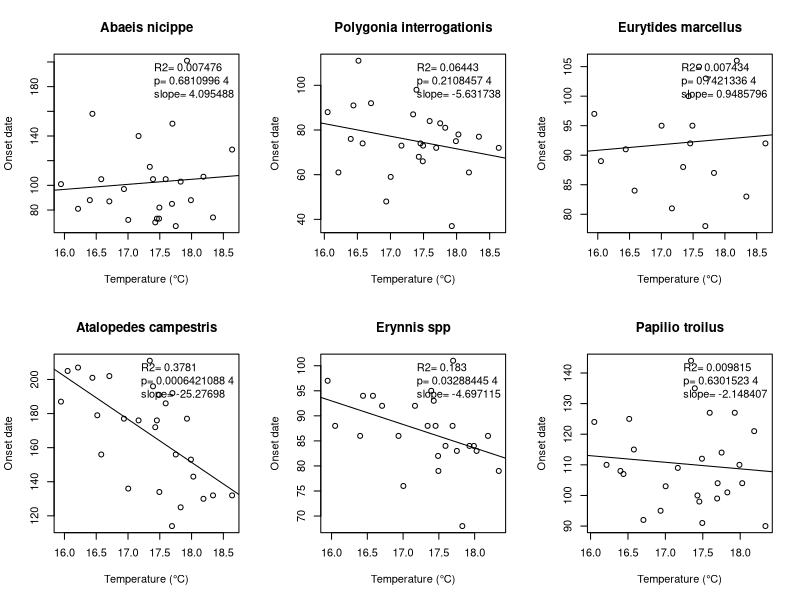
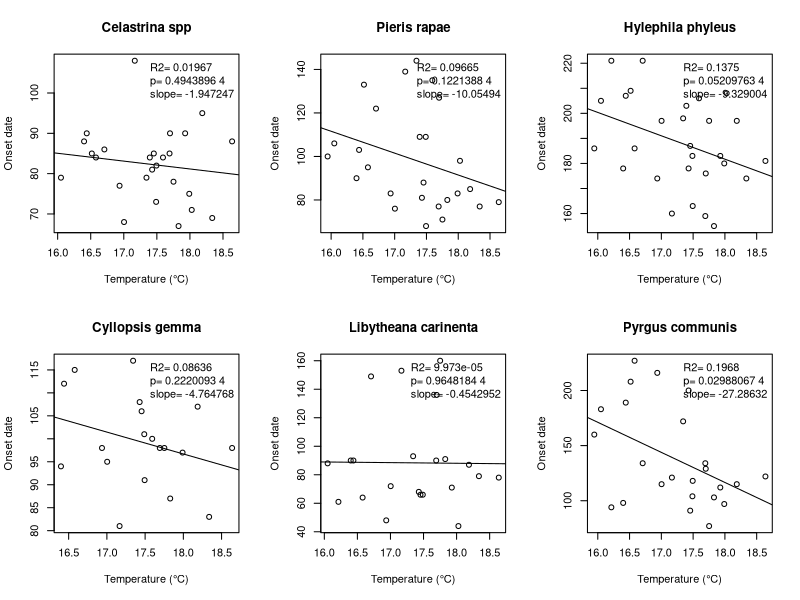
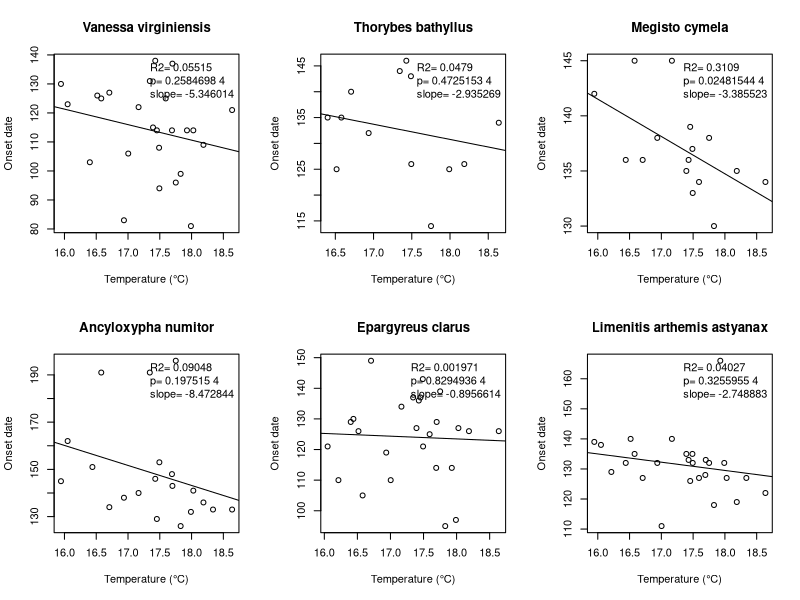
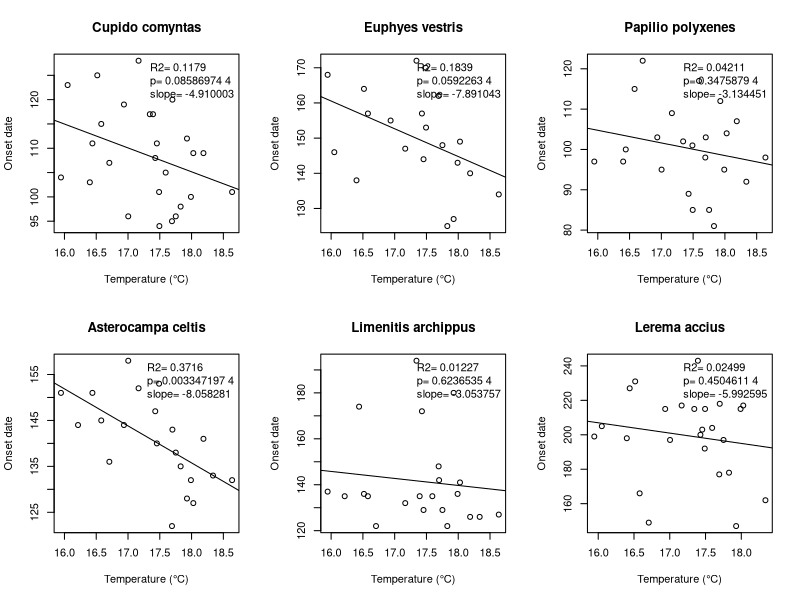
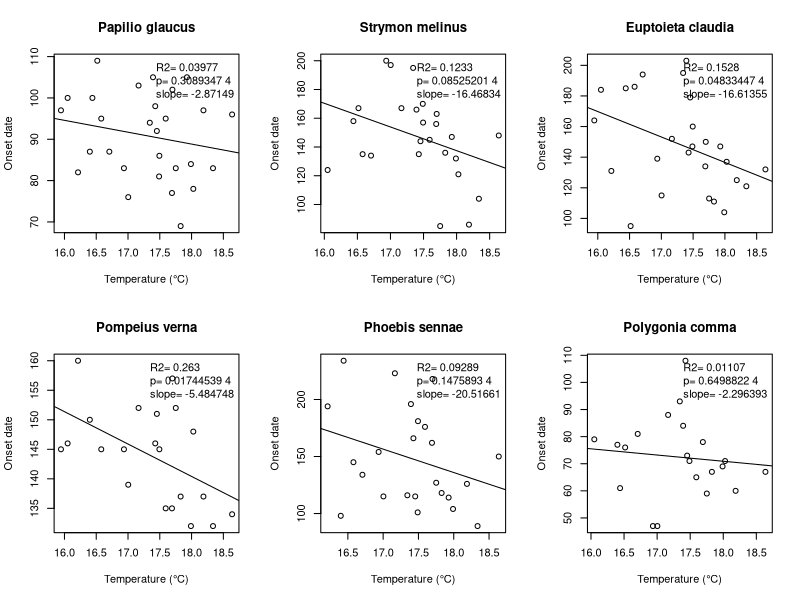
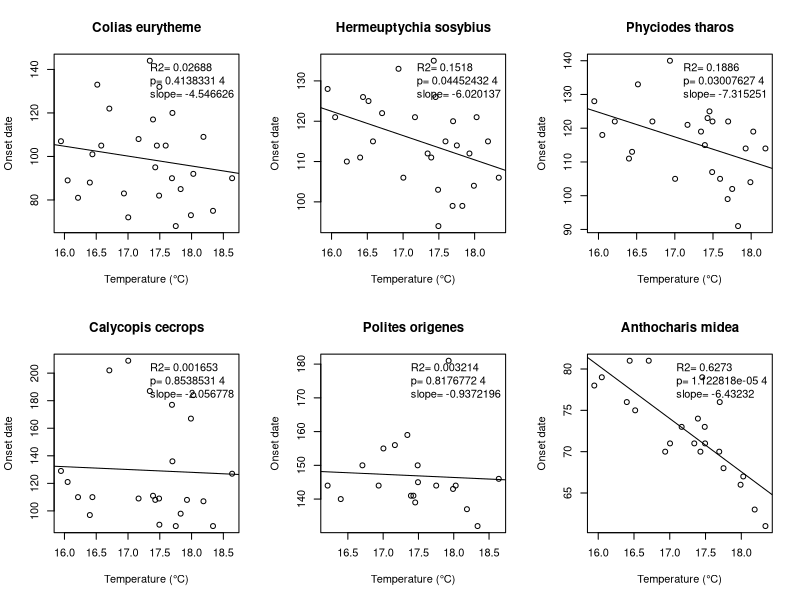
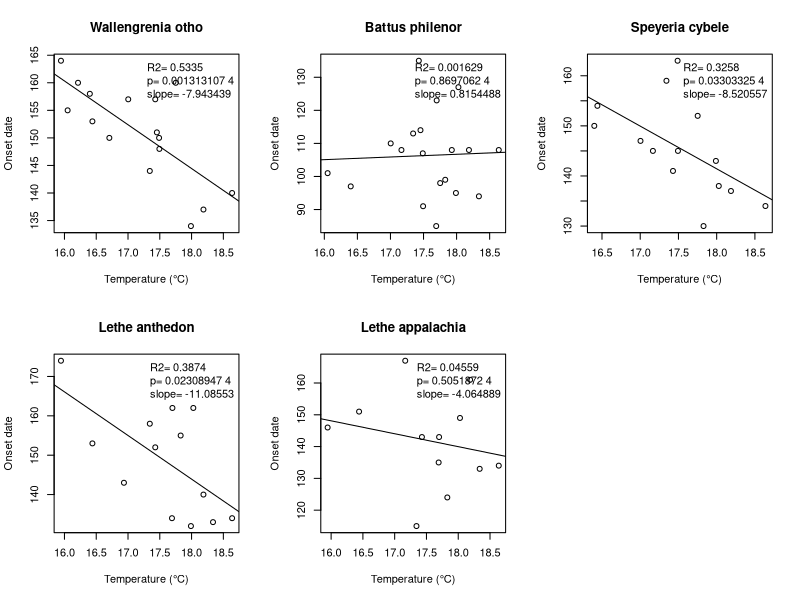

The R source for these figures, in order: (Note: this script raises an error after producing the figures.)
#LOAD IN DATA
#merging the full dataset and the calculated earlydate/temp values (without province for now)
library(plyr)

#load temp/julian data. Any fulldat file may be substituted
#triangle
alldat<-read.csv("data/temp.earlydate.uniquedate.triangle.static.4.months.csv")

##############################################################################
#for loop excluding outliers using cooks D
#creating for loop (First I'll just try to get this to read the plots and put them in a pdf)
species<-unique(alldat$species)
pdf("julian.temp.4months.static.unique.date.cooksd2.pdf",width=10, height=8)
par(mfrow=c(2,3))

#base r
for (s in species) {
  df=alldat[alldat$species==s,]
  lm.sub=lm(df$jd~df$temp)
  cooksD <- cooks.distance(lm.sub)
  influential <- as.numeric(names(cooksD)[(cooksD > (4/nrow(df)))])
  length_influential <- length(influential) 
  if (length_influential >= 1) {
    df_screen <- df[-influential, ]
    plot(df_screen$jd~df_screen$temp, xlab='Temperature (°C)', ylab='Onset date', main=paste(s))
    lm.sub_screen = lm(df_screen$jd~df_screen$temp, xlab="Temperature (°C)", ylab = "Onset date")
    abline(lm(df_screen$jd~df_screen$temp))
    rsquared<-paste("R2=",format(summary(lm.sub_screen)$r.squared, digits=4))
    pvalue<-paste("p=", format(summary(lm.sub_screen)$coefficients[2,4]), digits=4)
    slope<-paste("slope=", format(summary(lm.sub_screen)$coefficients[2,1] ))
  } else {
    plot(df$jd~df$temp, xlab='Temperature (°C)', ylab='Onset date', main=paste(s))
    lm.sub = lm(df$jd~df$temp, xlab="Temperature (°C)", ylab = "Onset date")
    abline(lm(df$jd~df$temp))
    rsquared<-paste("R2=",format(summary(lm.sub)$r.squared, digits=4))
    pvalue<-paste("p=", format(summary(lm.sub)$coefficients[2,4]), digits=4)
    slope<-paste("slope=", format(summary(lm.sub)$coefficients[2,1] ))
  }
  legend("topright", bty="n", legend=c(rsquared,pvalue,slope))
}
dev.off()

#ggplot
for (s in species) {
  df=alldat[alldat$species==s,]
  lm.sub=lm(df$jd~df$temp)
  cooksD <- cooks.distance(lm.sub)
  influential <- as.numeric(names(cooksD)[(cooksD > (4/nrow(df)))])
  length_influential <- length(influential) 
  if (length_influential >= 1) {
    df_screen <- df[-influential, ]
    df_outlier<- df[influential, ]
    print(ggplot(df_screen, aes(x=temp, y=jd))+
      geom_point()+
      labs(x = 'Temperature (°C)', y = 'Onset date')+
      geom_smooth(method="lm", se=F, color = "grey")+
        annotate("text",  x=Inf, y = Inf, label = paste("R2=",format(summary(lm.sub)$r.squared, digits=4)), vjust=1, hjust=1)+
        annotate("text",  x=Inf, y = Inf, label = paste("p=", format(summary(lm.sub)$coefficients[2,4])), vjust=2.2, hjust=1)+
        annotate("text",  x=Inf, y = Inf, label = paste("slope=", format(summary(lm.sub)$coefficients[2,1] )), vjust=3.4, hjust=1)+
      theme_classic(base_size=16)+
        geom_point(data = df_outlier, aes(x = temp, y = jd), color = "red")+
        geom_smooth(data = df, aes(x = temp, y = jd), color = "red",linetype="dashed", method="lm",se=FALSE)+
      ggtitle(paste(s)))
  } else {
    print(ggplot(df, aes(x=temp, y=jd))+
      geom_point()+
      labs(x = 'Temperature (°C)', y = 'Onset date')+
      geom_smooth(method="lm", se=F, color = "grey")+
      theme_classic(base_size=16)+
      annotate("text",  x=Inf, y = Inf, label = paste("R2=",format(summary(lm.sub)$r.squared, digits=4)), vjust=1, hjust=1)+
        annotate("text",  x=Inf, y = Inf, label = paste("p=", format(summary(lm.sub)$coefficients[2,4])), vjust=2.2, hjust=1)+
        annotate("text",  x=Inf, y = Inf, label = paste("slope=", format(summary(lm.sub)$coefficients[2,1] )), vjust=3.4, hjust=1)+
      ggtitle(paste(s)))
  }
}
dev.off()

interactionplot2 <- ggplot(dat2, aes(x = mean.temp.earlydate, y = temp.slope)) +
  theme_classic(base_size = 18) +
  labs(x = "Mean onset date", y = "Phenological sensitivity")+
  geom_point(color = 'black', size=4) +
  geom_point(data=dat2, aes( x=130.11111, y=-2.7488826,), color = 'darkturquoise', size = 6, shape=16) +
  geom_point(data=dat2, aes( x=78.61905, y=-0.4542952,), color = 'dark orange', size = 6, shape=16) +
  geom_smooth(method = "lm", se=F, color = 'dark grey', size=2)
interactionplot2

#we're also going to pull out a couple earlydate versus temp examples for the supp.
df=alldat[alldat$species=="Libytheana carinenta",]
lm.sub=lm(df$jd~df$temp)
cooksD <- cooks.distance(lm.sub)
influential <- as.numeric(names(cooksD)[(cooksD > (4/nrow(df)))])
df_screen <- df[-influential, ]
#run this version to find the datapoint that needs highlighting
snoutplot<-ggplot(df_screen,aes(temp, jd)) +
  geom_point(color='black', size=4)+
  geom_point(data=df_screen, aes(x=17.69877, y=136), color = 'dark orange', size = 6, shape=16) +
  geom_smooth(method='lm', size=2,
              color = "dark orange", se=F) +
  xlab("Temperature (°C)")+
  ylab("Onset date")+
  theme_classic(base_size = 18)
snoutplot
#dimensions = 410 x 400

#we're also going to pull out a second earlydate versus temp examples for the supp.
df=alldat[alldat$species=="Limenitis arthemis astyanax",]
lm.sub=lm(df$jd~df$temp)
cooksD <- cooks.distance(lm.sub)
influential <- as.numeric(names(cooksD)[(cooksD > (4/nrow(df)))])
df_screen <- df[-influential, ]
#run this version to find the datapoint that needs highlighting
RSSplot<-ggplot(df_screen,aes(temp, jd)) +
  geom_point(color='black', size=4)+
  geom_point(data=df_screen, aes(x=16.51663, y=140), color = 'darkturquoise', size = 6, shape=16) +
  geom_smooth(method='lm', size=2,
              color = 'darkturquoise', se=F) +
  xlab("Temperature (°C)")+
  ylab("Onset date")+
  theme_classic(base_size = 18)
RSSplot
#dimensions = 410 x 400


#############################################################################################
#an additional for loop for temp
pdf("julian.temp.4months.static.unique.date.cooksd.pdf",width=10, height=8)
par(mfrow=c(2,3))

for (s in species) {
  df=alldat[alldat$species==s,]
  lm.sub=lm(df$jd~df$temp)
  cooksD <- cooks.distance(lm.sub)
  influential <- as.numeric(names(cooksD)[(cooksD > (4/nrow(df)))])
  length_influential <- length(influential) 
  if (length_influential >= 1) {
    df_screen <- df[-influential, ]
    plot(df_screen$jd~df_screen$temp, xlab='temp', ylab='Early Date (julian)', main=paste(s))
    lm.sub_screen = lm(df_screen$jd~df_screen$temp, xlab="temp", ylab = "julian")
    abline(lm(df_screen$jd~df_screen$temp))
    rsquared<-paste("R2=",format(summary(lm.sub_screen)$r.squared, digits=4))
    pvalue<-paste("p=", format(summary(lm.sub_screen)$coefficients[2,4]), digits=4)
  } else {
    plot(df$jd~df$temp, xlab='temp', ylab='Early Date (julian)', main=paste(s))
    lm.sub = lm(df$jd~df$temp, xlab="temp", ylab = "julian")
    abline(lm(df$jd~df$temp))
    rsquared<-paste("R2=",format(summary(lm.sub)$r.squared, digits=4))
    pvalue<-paste("p=", format(summary(lm.sub)$coefficients[2,4]), digits=4)
  }
  legend("topright", bty="n", legend=c(rsquared,pvalue))
}
dev.off()

###################################################################################

#generate a dataframe of species,slope,r-squared and p-value
output = data.frame(species = character(),
                    year.slope=numeric(),
                    year.rsquared = numeric(),
                    year.pvalue = numeric(),
                    temp.slope=numeric(),
                    temp.rsquared = numeric(),
                    temp.pvalue = numeric(),
                    mean.year.earlydate=numeric(),
                    se.year.earlydate=numeric(),
                    mean.temp.earlydate=numeric(),
                    se.temp.earlydate=numeric())

species<-unique(alldat$species)

#for loop for generating year and temp slopes, r-squares, p-values
for (s in species) {
  df<-alldat[alldat$species==s,]
  lm.sub.year<-lm(df$jd~df$year)
  lm.sub.temp<-lm(df$jd~df$temp)
  cooksD.year <- cooks.distance(lm.sub.year)
  cooksD.temp <- cooks.distance(lm.sub.temp)
  influential.year <- as.numeric(names(cooksD.year)[(cooksD.year > (4/nrow(df)))])
  influential.temp <- as.numeric(names(cooksD.temp)[(cooksD.temp > (4/nrow(df)))]) #which
  length_influential.year <- length(influential.year)
  length_influential.temp <- length(influential.temp)
  if (length_influential.year >= 1) {
    df_screen.year <- df[-influential.year, ]
    lm.sub_screen.year = lm(df_screen.year$jd~df_screen.year$year)
    mean.year.earlydate = mean(df_screen.year$jd)
    se.year.earlydate = sd(df_screen.year$jd)/sqrt(nrow(df_screen.year))
    sd.year.earlydate = sd(df_screen.year$jd)
  } else {
    lm.sub_screen.year = lm(df$jd~df$year)
    mean.year.earlydate = mean(df$jd)
    se.year.earlydate = sd(df$jd)/sqrt(nrow(df))
    sd.year.earlydate = sd(df$jd)
  }
  if (length_influential.temp >= 1) {
    df_screen.temp <- df[-influential.temp, ]
    lm.sub_screen.temp = lm(df_screen.temp$jd~df_screen.temp$temp)
    mean.temp.earlydate = mean(df_screen.temp$jd)
    se.temp.earlydate = sd(df_screen.temp$jd)/sqrt(nrow(df_screen.temp))
    sd.temp.earlydate = sd(df_screen.temp$jd)
  } else {
    lm.sub_screen.temp = lm(df$jd~df$temp)
    mean.temp.earlydate = mean(df$jd)
    se.temp.earlydate = sd(df$jd)/sqrt(nrow(df))
    sd.temp.earlydate = sd(df$jd)
  }
  year.slope<-summary(lm.sub_screen.year)$coefficients[2,1] 
  year.rsquared<-summary(lm.sub_screen.year)$r.squared
  year.pvalue<-summary(lm.sub_screen.year)$coefficients[2,4]
  temp.slope<-summary(lm.sub_screen.temp)$coefficients[2,1] 
  temp.rsquared<-summary(lm.sub_screen.temp)$r.squared
  temp.pvalue<-summary(lm.sub_screen.temp)$coefficients[2,4]
  tempoutput<- data.frame(species = s, 
                          year.slope=year.slope, 
                          year.rsquared = year.rsquared,
                          year.pvalue = year.pvalue,
                          temp.slope=temp.slope, 
                          temp.rsquared = temp.rsquared,
                          temp.pvalue = temp.pvalue,
                          mean.year.earlydate = mean.year.earlydate,
                          se.year.earlydate = se.year.earlydate,
                          sd.year.earlydate = sd.year.earlydate,
                          mean.temp.earlydate = mean.temp.earlydate,
                          se.temp.earlydate = se.temp.earlydate,
                          sd.temp.earlydate = sd.temp.earlydate)
  output<-rbind(output,tempoutput)
}

#create a csv that includes temperature and julian dates, if desired
write.csv(output, "data/year.temp.earlydate.uniquedate.triangle.cooksd.4.months.csv")

#################################################################################
#histograms and summary stats

mean(output$slope)
ok1<-subset(output, output$pvalue<0.05)
ok2<-subset(output,output$slope<0)

hist(output$slope, xlab="Slope (days/degree Celsius)", ylab="Julian date",main="")
abline(v=-0.5056561,col="red",lwd=2)

histogram1<-ggplot(output, aes(x=slope))+
  geom_histogram(binwidth=0.5)+
  abline(v=-0.5056561,col="red",lwd=2)+
  theme_classic()+theme(axis.line=element_line(colour="grey80"),axis.text=element_text(size=18), axis.title=element_text(size=18,face="bold"), title=element_text(size=18,face="bold")) +
  xlab("Slope (days/year)")+
  ylab("Julian date")

#a new better histogram
library(ggplot2)
    
    #year
    p <- ggplot(year.output, aes(year.output$slope)) 
    p <- p + geom_histogram(breaks=seq(-2.5, 2.5, by=0.5),fill="grey",col="darkgrey")
    p <- p + xlab("Slope (days/year)") + ylab("Julian date") 
    p <- p + geom_vline(xintercept = -0.5056561, col="red", lwd=1)
    
    #temp
    p <- ggplot(temp.output, aes(temp.output$slope)) 
    p <- p + geom_histogram(breaks=seq(-20, 20, by=3),fill="grey",col="darkgrey")
    p <- p + xlab("Slope (days/degree Celsius)") + ylab("Julian date") 
    p <- p + geom_vline(xintercept = -1.618129, col="red", lwd=1)
    
#triangle
    #year
      #11/44 negative, 10 significant, mean=0.6005109
    #temp
      #33/48 negative, 6 significant, mean=-4.426349
    #in a simple regression, there is no significant correlation b/w
      #year and temp
      

#binomial test to test whether number of negative slopes is greater 
binom.test(12, 44, 0.5, alternative="greater")
